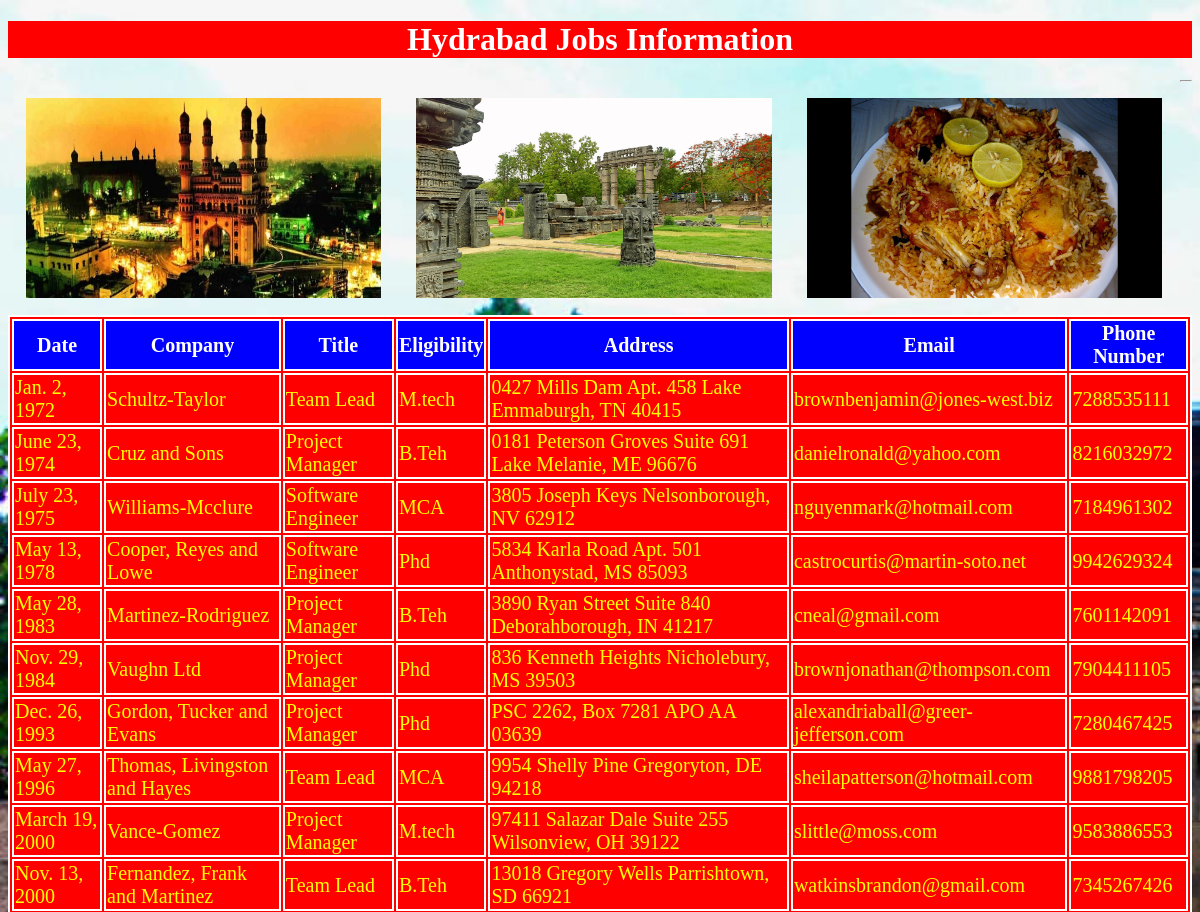
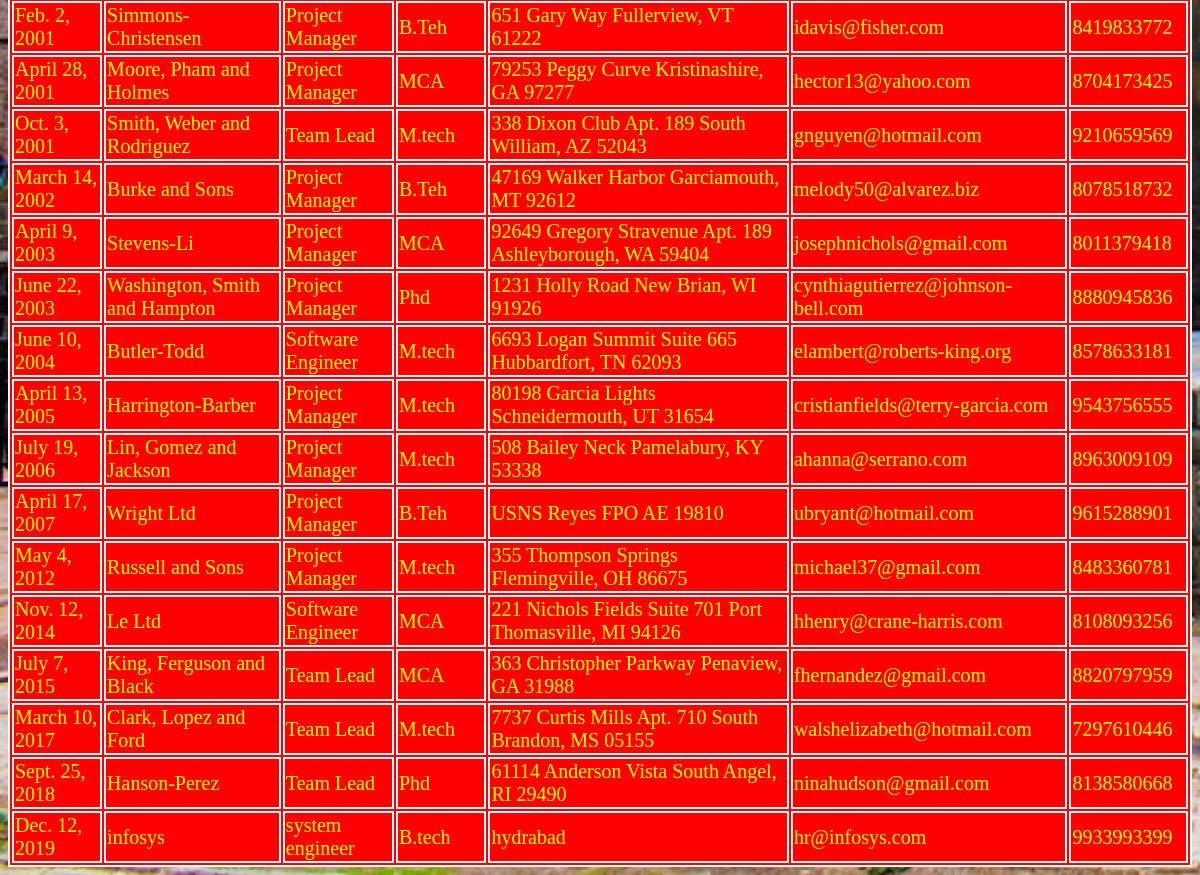
The app's page /hydjobs with its own data (2 pictures, top to bottom).
### testapp/models.py (models this page shows)
class hydjobs(models.Model):
    date = models.DateField();
    company = models.CharField(max_length=100);
    title = models.CharField(max_length=100);
    eligibility = models.CharField(max_length=100);
    address = models.CharField(max_length=100);
    email = models.CharField(max_length=100);
    phonenumber = models.IntegerField()

### testapp/views.py (the view)
# urls.py: url(r'^hydjobs', views.hydjobs1),
def hydjobs1(request):
    job_list = hydjobs.objects.order_by('date')
    my_dict = {'job_list' : job_list}
    return render(request, 'testApp/hydjobs.html', context = my_dict)

### templates/testApp/hydjobs.html (shortened to what this page needs)
<!DOCTYPE html>
{% load staticfiles %}
<html lang="en" dir="ltr">
  <head>
    <link rel="stylesheet" href="{% static "css/demo9.css" %}">
  </head>
  <body>
    <h1>Hydrabad Jobs Information</h1>
    <img src="{% static "images/hyd1.jpg" %}" alt="">
    <img src="{% static "images/hyd2.jpg" %}" alt="">
    <img src="{% static "images/hyd4.jpg" %}" alt="">
    <hr>
    {% if job_list %}
    <table id='tab'>
      <thead>
        <th>Date</th>
        <th>Company</th>
        <th>Title</th>
        <th>Eligibility</th>
        <th>Address</th>
        <th>Email</th>
        <th>Phone Number</th>
      </thead>
      {% for job in job_list %}
      <tr>
        <td>{{job.date}}</td>
        <td>{{job.company}}</td>
        <td>{{job.title}}</td>
        <td>{{job.eligibility}}</td>
        <td>{{job.address}}</td>
        <td>{{job.email}}</td>
        <td>{{job.phonenumber}}</td>
      </tr>
      {% endfor %}
    </table>
    {% else %}
    <p>No jobs found in Hydrabad</p>
    {% endif %}
  </body>
</html>

### static/css/demo9.css (style rules this page uses)
body { background: url(pune1.jpg); background-repeat: no-repeat; background-size: cover; }
img { height: 200px; width: 30%; float: left; margin: 1.5%; border: 2px dolid red; }
h1 { color: white; text-align: center; background: red; }
table, thead, th, tr, td { color: yellow; border: 2px solid white; font-size: 20px; margin: auto; background: red; }
thead, th { color: white; border: 2px solid white; font-size: 20px; margin: auto; background: blue; }
table tr:nth-of-type(even) { background: #f4c242; }

### records on screen
hydjobs: date "Jan. 2, 1972", company "Schultz-Taylor", title "Team Lead", eligibility "M.tech", address "0427 Mills Dam Apt. 458 Lake Emmaburgh, TN 40415", email "brownbenjamin@jones-west.biz", phonenumber "7288535111"
hydjobs: date "June 23, 1974", company "Cruz and Sons", title "Project Manager", eligibility "B.Teh", address "0181 Peterson Groves Suite 691 Lake Melanie, ME 96676", email "danielronald@yahoo.com", phonenumber "8216032972"
hydjobs: date "July 23, 1975", company "Williams-Mcclure", title "Software Engineer", eligibility "MCA", address "3805 Joseph Keys Nelsonborough, NV 62912", email "nguyenmark@hotmail.com", phonenumber "7184961302"
hydjobs: date "May 13, 1978", company "Cooper, Reyes and Lowe", title "Software Engineer", eligibility "Phd", address "5834 Karla Road Apt. 501 Anthonystad, MS 85093", email "castrocurtis@martin-soto.net", phonenumber "9942629324"
hydjobs: date "May 28, 1983", company "Martinez-Rodriguez", title "Project Manager", eligibility "B.Teh", address "3890 Ryan Street Suite 840 Deborahborough, IN 41217", email "cneal@gmail.com", phonenumber "7601142091"
hydjobs: date "Nov. 29, 1984", company "Vaughn Ltd", title "Project Manager", eligibility "Phd", address "836 Kenneth Heights Nicholebury, MS 39503", email "brownjonathan@thompson.com", phonenumber "7904411105"
hydjobs: date "Dec. 26, 1993", company "Gordon, Tucker and Evans", title "Project Manager", eligibility "Phd", address "PSC 2262, Box 7281 APO AA 03639", email "alexandriaball@greer-jefferson.com", phonenumber "7280467425"
hydjobs: date "May 27, 1996", company "Thomas, Livingston and Hayes", title "Team Lead", eligibility "MCA", address "9954 Shelly Pine Gregoryton, DE 94218", email "sheilapatterson@hotmail.com", phonenumber "9881798205"
hydjobs: date "March 19, 2000", company "Vance-Gomez", title "Project Manager", eligibility "M.tech", address "97411 Salazar Dale Suite 255 Wilsonview, OH 39122", email "slittle@moss.com", phonenumber "9583886553"
hydjobs: date "Nov. 13, 2000", company "Fernandez, Frank and Martinez", title "Team Lead", eligibility "B.Teh", address "13018 Gregory Wells Parrishtown, SD 66921", email "watkinsbrandon@gmail.com", phonenumber "7345267426"
hydjobs: date "Feb. 2, 2001", company "Simmons-Christensen", title "Project Manager", eligibility "B.Teh", address "651 Gary Way Fullerview, VT 61222", email "idavis@fisher.com", phonenumber "8419833772"
hydjobs: date "April 28, 2001", company "Moore, Pham and Holmes", title "Project Manager", eligibility "MCA", address "79253 Peggy Curve Kristinashire, GA 97277", email "hector13@yahoo.com", phonenumber "8704173425"
hydjobs: date "Oct. 3, 2001", company "Smith, Weber and Rodriguez", title "Team Lead", eligibility "M.tech", address "338 Dixon Club Apt. 189 South William, AZ 52043", email "gnguyen@hotmail.com", phonenumber "9210659569"
hydjobs: date "March 14, 2002", company "Burke and Sons", title "Project Manager", eligibility "B.Teh", address "47169 Walker Harbor Garciamouth, MT 92612", email "melody50@alvarez.biz", phonenumber "8078518732"
hydjobs: date "April 9, 2003", company "Stevens-Li", title "Project Manager", eligibility "MCA", address "92649 Gregory Stravenue Apt. 189 Ashleyborough, WA 59404", email "josephnichols@gmail.com", phonenumber "8011379418"
hydjobs: date "June 22, 2003", company "Washington, Smith and Hampton", title "Project Manager", eligibility "Phd", address "1231 Holly Road New Brian, WI 91926", email "cynthiagutierrez@johnson-bell.com", phonenumber "8880945836"
hydjobs: date "June 10, 2004", company "Butler-Todd", title "Software Engineer", eligibility "M.tech", address "6693 Logan Summit Suite 665 Hubbardfort, TN 62093", email "elambert@roberts-king.org", phonenumber "8578633181"
hydjobs: date "April 13, 2005", company "Harrington-Barber", title "Project Manager", eligibility "M.tech", address "80198 Garcia Lights Schneidermouth, UT 31654", email "cristianfields@terry-garcia.com", phonenumber "9543756555"
hydjobs: date "July 19, 2006", company "Lin, Gomez and Jackson", title "Project Manager", eligibility "M.tech", address "508 Bailey Neck Pamelabury, KY 53338", email "ahanna@serrano.com", phonenumber "8963009109"
hydjobs: date "April 17, 2007", company "Wright Ltd", title "Project Manager", eligibility "B.Teh", address "USNS Reyes FPO AE 19810", email "ubryant@hotmail.com", phonenumber "9615288901"
hydjobs: date "May 4, 2012", company "Russell and Sons", title "Project Manager", eligibility "M.tech", address "355 Thompson Springs Flemingville, OH 86675", email "michael37@gmail.com", phonenumber "8483360781"
hydjobs: date "Nov. 12, 2014", company "Le Ltd", title "Software Engineer", eligibility "MCA", address "221 Nichols Fields Suite 701 Port Thomasville, MI 94126", email "hhenry@crane-harris.com", phonenumber "8108093256"
hydjobs: date "July 7, 2015", company "King, Ferguson and Black", title "Team Lead", eligibility "MCA", address "363 Christopher Parkway Penaview, GA 31988", email "fhernandez@gmail.com", phonenumber "8820797959"
hydjobs: date "March 10, 2017", company "Clark, Lopez and Ford", title "Team Lead", eligibility "M.tech", address "7737 Curtis Mills Apt. 710 South Brandon, MS 05155", email "walshelizabeth@hotmail.com", phonenumber "7297610446"
hydjobs: date "Sept. 25, 2018", company "Hanson-Perez", title "Team Lead", eligibility "Phd", address "61114 Anderson Vista South Angel, RI 29490", email "ninahudson@gmail.com", phonenumber "8138580668"
hydjobs: date "Dec. 12, 2019", company "infosys", title "system engineer", eligibility "B.tech", address "hydrabad", email "hr@infosys.com", phonenumber "9933993399"
